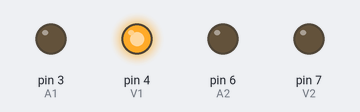
A sketch run on a simulated Arduino Uno, built with avr-gcc and run on an emulated ATmega328P. Parts: output pins drawn as LEDs (lit = HIGH). Pins used as bus, display or sensor lines are not drawn.

Above: at 3.0 s.
At 9.0 s:
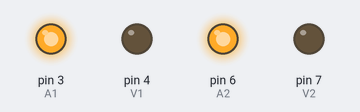
At 15.0 s:
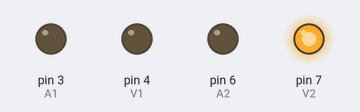
Timing chart, 0 to 23.4 s (numbered marks = the images above):
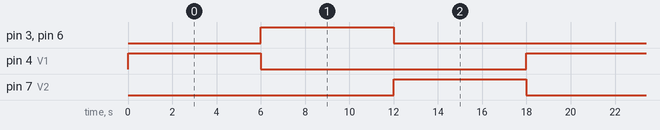

The sketch:

sketch_may03c_ARD.2.ino
```cpp
#define R1 2 //nombra al pin 2 como R1
#define A1 3 //nombra al pin 3 como A1
#define V1 4 //nombra al pin 4 como V1

#define R2 5 //nombra al pin 5 como R2
#define A2 6 //nombra al pin 6 como A2
#define V2 7 //nombra al pin 7 como V2

void setup() //el void setup es la parte de nuestro programa que selecciona el bloque en el que se almacenarán estos comandos
{
  pinMode(R1, OUTPUT); //define que R1, osea, pin 2 es una salida
  pinMode(A1, OUTPUT); //define que A1, osea, pin 3 es una salida
  pinMode(V1, OUTPUT); //define que V1, osea, pin 4 es una salida
  pinMode(R2, OUTPUT); //define que R2, osea, pin 5 es una salida
  pinMode(A2, OUTPUT); //define que A2, osea, pin 6 es una salida
  pinMode(V2, OUTPUT); //define que V2, osea, pin 7 es una salida

}

void loop() //el loop hace que el programa comienza directamente después del corchete de apertura (}), se ejecuta hasta que ve el corchete de cierre (}), vuelve a saltar a la primera línea del bucle () y comienza de nuevo
{ //indica que abre el loop
    digitalWrite(R2,HIGH); //actualizar R2, o sea el led, encendido, HIGH
    digitalWrite(V1,HIGH); //actualizar V1, o sea el led, encendido, HIGH
    delay(6000); //esperar 6 segundos
    digitalWrite(V1,LOW); //actualizar V1, o sea el led, apagado, LOW
    digitalWrite(R2,LOW); //actualizar R2, o sea el led, apagado, LOW

    digitalWrite(A1,HIGH); //actualizar A1, o sea el led, encendido, HIGH
    digitalWrite(A2,HIGH); //actualizar A2, o sea el led, encendido, HIGH
    delay(6000); //esperar 6 segundos
    digitalWrite(A1,LOW); //actualizar A1, o sea el led, apagado, LOW
    digitalWrite(A2,LOW); //actualizar A1, o sea el led, apagado, LOW

    digitalWrite(R1,HIGH); //actualizar R1, o sea el led, encendido, HIGH
    digitalWrite(V2,HIGH); //actualizar V2, o sea el led, encendido, HIGH
    delay(6000); //esperar 6 segundos
    digitalWrite(V2,LOW); //actualizar V2, o sea el led, apagado, LOW
    digitalWrite(R1,LOW); //actualizar R1, o sea el led, apagado, LOW


} //indica que cierra el loop
//no entiendo nada
```

Measured:
- by itself, pin 3 (A1), pin 4 (V1), pin 6 (A2), pin 7 (V2): alternates HIGH for 6.0 s and LOW for 12.0 s
- by itself, everything shown: repeats every 18.0 s, in 4 steps
